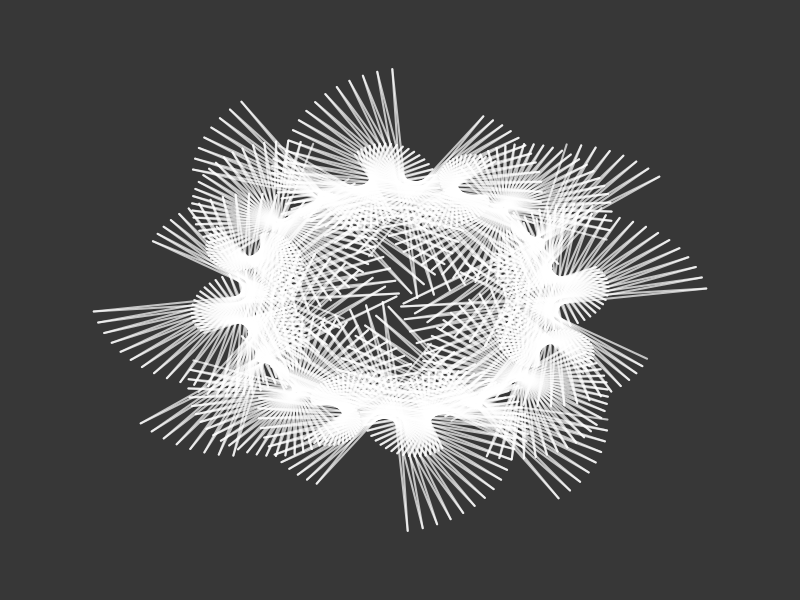

R code for this plot:
t <- seq(0,2,l=2001)
z <- 1i*sin(t*pi)+1*cos(t*pi)+exp(983i*pi*t)*(t*6)%%1
x=Re(z)
y=Im(z)
l=max(Mod(z))*1.2
png("temp.png", width=2000, height=2000, type="cairo-png", antialias = "subpixel")
par(mar=c(0,0,0,0), bg="#373737")
plot(NA, axes=FALSE, xlim=c(-l,l), ylim=c(-l,l))
segments(x,y,c(x[-1], NA), 
         c(y[-1], NA), 
         lwd=ifelse(2*((t%%(2/20))>=1/20),2,-1),
         col=rgb(1,1,1,.7))
dev.off()
